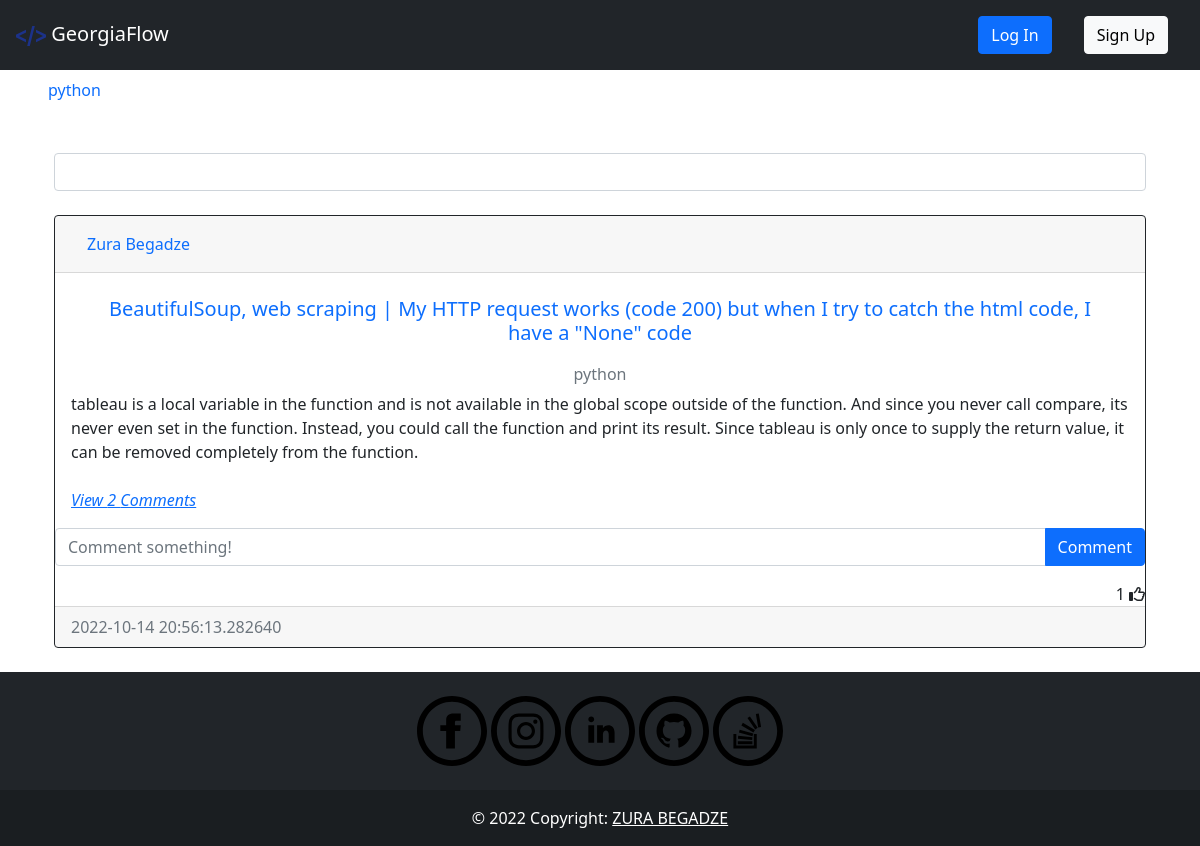
/index, run on the app's committed database.
### question/models.py (models this page shows, shortened)
class Tag(db.Model):
    __tablename__='tag'
    id =db.Column(db.Integer, primary_key=True)
    name = db.Column(db.String(40), nullable = False, unique=True, index=True)
    date_created = db.Column(db.DateTime, default = datetime.utcnow())
    author = db.Column(db.Integer, db.ForeignKey('user.id', ondelete="CASCADE"), nullable=False)

class Post(db.Model):
    __tablename__='post'
    id = db.Column(db.Integer, primary_key=True)
    heading = db.Column(db.String(500), nullable = False, index=True, unique=True)
    text = db.Column(db.Text, nullable=False)
    date_created = db.Column(db.DateTime, default = datetime.utcnow())
    tags = db.Column(db.String, db.ForeignKey('tag.name', ondelete="CASCADE"), unique=False, nullable=False)
    author = db.Column(db.Integer, db.ForeignKey('user.id', ondelete="CASCADE"), nullable=False)
    comments = db.relationship('Comment', backref='post', passive_deletes=True)
    likes = db.relationship('Like', backref='post', passive_deletes=True)
    corrects = db.relationship('Correct', backref='post', passive_deletes=True)

### auth/models.py (models this page shows, shortened)
class User(db.Model, UserMixin):
    __tablename__ = 'user'
    id = db.Column(db.Integer, primary_key=True)
    fullname = db.Column(db.String(200), nullable = False, index=True)
    email = db.Column(db.String(100), nullable = False, unique = True, index=True)
    linkedin = db.Column(db.String(50),  nullable = False)
    github = db.Column(db.String(45),  nullable = False)
    date_created = db.Column(db.DateTime, default = datetime.utcnow())
    password_hash = db.Column(db.String(128))
    posts = db.relationship('Post', backref='user', passive_deletes=True)
    tags = db.relationship('Tag', backref='user', passive_deletes=True)
    comments = db.relationship('Comment', backref='user', passive_deletes=True)
    likes = db.relationship('Like', backref='user', passive_deletes=True)
    correct = db.relationship('Correct', backref='correct_user', passive_deletes=True)

### api/views.py (the view)
@api.route('/')
@api.route("/index")
def index():
    tags = Tag.query.order_by(Tag.name).all()
    posts = Post.query.order_by(desc(Post.date_created)).all()
    return render_template('index.html', posts=posts, tags=tags)

### templates/index.html (shortened to what this page needs)
{% extends 'base.html' %}
{% block content %}
    <div class="form-outline mb-4" style="margin-top:2.5%">
        <input type="search" class="form-control" id="datatable-search-input">
    </div>
    <div id="posts">
    {% for post in posts %}
    <div class="card border-dark">
        <div class="card-header d-flex justify-content-between align-items-center">
            <a class="nav-item nav-link active" href="{{ url_for('auth.get_user', user_id=post.user.id) }}">{{post.user.fullname}}</a>
            <br />
        </div>
        <div class="card-body">
            <a class="card-title nav-item nav-link text-center" href="{{ url_for('post.post_detail', post_id=post.id) }}"><h5 >{{post.heading}}</h5></a>
            <h6 class="card-subtitle mb-2 text-muted text-center">{{post.tags}}</h6>
            <div class="card-text ">{{post.text}}</div>
            <br />
            <p class="card-text">
                {% if post.comments|length > 0 %}
                <a data-bs-toggle="collapse" href="#comments-{{post.id}}" role="button">
                <cite title="Source" >View {{post.comments|length}} Comments</cite>
                </a>
                {% else %}
                <small class="text-muted">No Comments</small>
                {% endif %}
            </p>
        </div>
        <form class="input-group mb-3" method="POST" action="/create-comment/{{post.id}}" >
            <input type="text" id="text"  name="text" class="form-control" placeholder="Comment something!" />
            <button type="submit" class="btn btn-primary">Comment</button>
        </form>
        <div class="text-right">
            <span id="likes-count-{{post.id}}">{{ post.likes|length }}</span>
            {% if current_user.id in post.likes|map(attribute="author")|list %}
            <i class="fas fa-thumbs-up" id="like-button-{{post.id}}" onclick="like('{{post.id}}')"></i>
            {% else %}
            <i class="far fa-thumbs-up" id="like-button-{{post.id}}" onclick="like('{{post.id}}')"></i>
            {% endif %}
        </div>
        <div class="card-footer text-muted">{{post.date_created}}</div>
    </div>
    <br/ > {% endfor %}
    </div>
{% endblock %}

### templates/base.html (shortened to what this page needs)
<!DOCTYPE html>
<html lang="en">
    <head>
        <link rel="stylesheet" href="{{ url_for('static', filename='css/index.css')}}"></link>
        <link rel="stylesheet" href="https://cdnjs.cloudflare.com/ajax/libs/font-awesome/4.7.0/css/font-awesome.min.css"/>
        <link rel="stylesheet" href="https://cdn.jsdelivr.net/npm/bootstrap@5.2.0/dist/css/bootstrap.min.css"/>
        <link rel="stylesheet" href="https://cdn.jsdelivr.net/npm/bootstrap@4.6.2/dist/css/bootstrap.min.css"/>
        <link rel="stylesheet" href="https://cdn.jsdelivr.net/npm/bootstrap@4.1.3/dist/css/bootstrap.min.css"/>
        <link rel="stylesheet" href="https://cdn.jsdelivr.net/npm/bootstrap@5.0.2/dist/css/bootstrap.min.css"/>
    </head>
    <body>
        <nav class="navbar navbar-expand-lg   navbar-dark bg-dark">
            <a class="navbar-brand" href="{{ url_for('api.index') }}"><img style="width:30px" src="{{ url_for('static', filename='images/newicon.png')}}"> GeorgiaFlow</a>
            <div class="collapse navbar-collapse" id="navbarTogglerDemo03">
                {%if current_user.is_authenticated %}
                    <div class="btn-group" style="margin-right:5%">
                        <button type="button" class="btn btn-sm btn-secondary dropdown-toggle" data-bs-toggle="dropdown">{{current_user.fullname}}</button>
                        <ul class="dropdown-menu">
                            <li>
                                <a class="dropdown-item" href="{{ url_for('auth.get_user', user_id=current_user.id) }}">{{current_user.fullname}}</a>
                            </li>
                            <li>
                                <a class="dropdown-item" href="{{ url_for('auth.update', user_id=current_user.id) }}">Update Profile</a>
                            </li>
                            <li>
                                <a class="dropdown-item" href="{{ url_for('auth.update_password', user_id=current_user.id) }}">Update Password</a>
                            </li>
                            <div class="dropdown-divider"></div>
                            <a class="dropdown-item" href="{{ url_for('auth.logout') }}">Log Out</a>
                            </div>
                        </ul>
                    </div>
                {%else%}
                    <a class="nav-link" href="{{ url_for('auth.login') }}"><button type="button" class="btn btn-primary">Log In</button></a>
                    <a class="nav-link" href="{{ url_for('auth.signup') }}"><button type="button" class="btn btn-light">Sign Up</button></a>
                {%endif%}
            </div>
        </nav>
        <nav class="navtag ">
            <ul class="navtagul">
                {%for tag in tags%}
                    <li><a class="navtaga nav-link" href="{{ url_for('post.tag_posts', tag_name=tag.name) }}">{{tag.name}}</a></li>
                {%endfor%}
            </ul>
        </nav>
        <div class="container">{% block content %}{% endblock %}</div>
        {%block footer%}
        <footer class="bg-dark text-center text-white">
            <div class="container p-4 pb-0">
                <section class="mb-4">
                    <a href="https://www.facebook.com/zura.begadze.35/" target="_blank"></a>
                    <a href="https://www.instagram.com/zura__begadze/" target="_blank"> </a>
                    <a href="https://www.linkedin.com/in/zura-begadze/" target="_blank"></a>
                    <a href="https://github.com/papitokarlo" target="_blank"></a>
                    <a href="https://stackoverflow.com/users/16176444/zura-begadze" target="_blank"> </a>
                </section>
            </div>
            <div class="text-center p-3" style="background-color: rgba(0, 0, 0, 0.2);">
                © 2022 Copyright:
                <a class="text-white" href="">ZURA BEGADZE</a>
            </div>
        </footer>
        {%endblock%}
    </body>
</html>

### static/css/index.css (style rules this page uses)
.navtag { position: relative; overflow: hidden; scroll-behavior: smooth; }
.navtagul { display: flex; overflow: auto; list-style: none; text-align: center; white-space: nowrap; background-color: rgba(rgb(124, 116, 116), green, blue, alpha); }
.navtaga { display: block; padding: .5rem .75rem; overflow: hidden; background-color: rgba(rgb(119, 136, 127), green, blue, alpha); }
svg { width: 70px; height: 70px; }

### data on the page
Tag: name "python"
Post: user.fullname "Zura Begadze", heading "BeautifulSoup, web scraping | My HTTP request works (code 200) but when I try to catch the html code, I have a \"None\" code", tags "python", text "tableau is a local variable in the function and is not available in the global scope outside of the function. And since you never call compare, its never even set in the function. Instead, you could call the function and print its result. Since tableau is only once to supply the return value, it can be removed completely from the function.", comments|length "2", likes|length "1", date_created "2022-10-14 20:56:13.282640"
